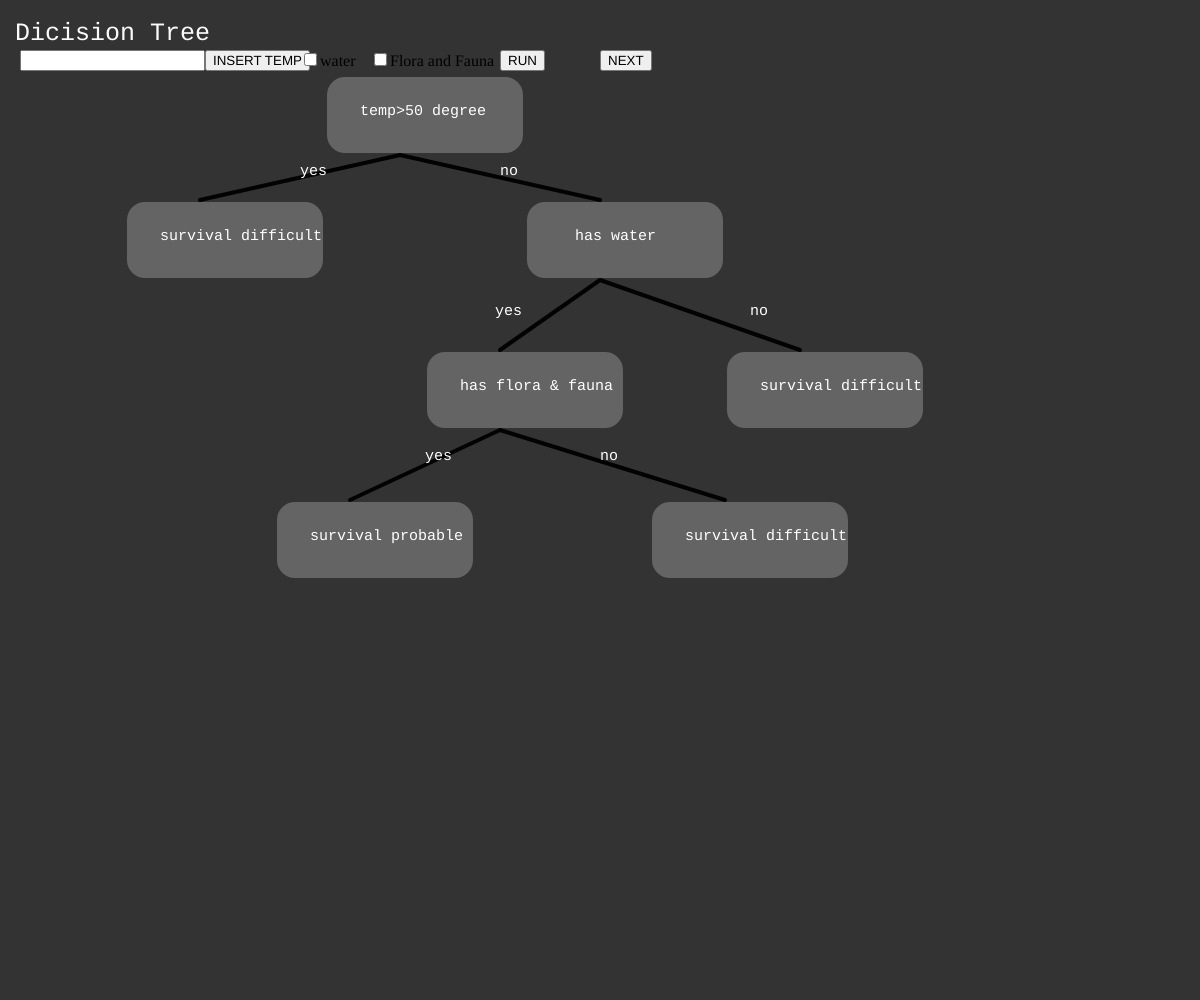
Frame 1 (no input)
Frame 60 (no input): identical to frame 1, image omitted
Frame 120 (the mouse pressed at the canvas centre since frame 60): identical to frame 1, image omitted

The p5.js sketch that drew this single still picture (run headless with seeded random() and noise() and a simulated clock; from frame 60 on, the mouse is pressed at the canvas centre):

// p5.js sketch
// ── sketch.js
var input1,input2,button1,button2,button3,button4;
var isWater=false;
var temp=false;
var isFF=false;
var checkbox1,checkbox2;
var run;
var isRun=false;
var next;
var array = [255,100];
var i=0;
var state=[0,0,0,0,0,0,0];
var counta=[1,3,4,6];
var countb=[1,3,5];
var countc=[1,3,4,7];
var countd=[1,2]
var count=0;
var index=0;
function setup() {
	createCanvas(windowWidth, windowHeight);
	background(51);

	fill(250);
	textFont('monospace');
	textSize(25);
	noStroke();
	text("Dicision Tree", 15, 40);
	fill(100);
	textSize(15);
	
	var x=20;
	var y=50;
	input1 = createInput();
	input1.position(20, y);

	button1 = createButton('INSERT TEMP');
	button1.position((input1.x + input1.width), y);
	button1.mousePressed(funInput1);
	
	//input2 = createInput();
	//input2.position(300,y);

	//button2 = createButton('INSERT');
	//button2.position((input2.x + input2.width), y);
	//button2.mousePressed(funInput2);
	
	checkbox1=createCheckbox('water',false);
	checkbox1.position(300,y);
	checkbox1.changed(funCheckBox1);
	
	checkbox2=createCheckbox('Flora and Fauna',false);
	checkbox2.position(370,y);
	checkbox2.changed(funCheckBox2);
	
	
	button3=createButton('RUN');
	button3.position(500,y);
	button3.mousePressed(funRun);
	
	button4=createButton('NEXT');
	button4.position(600,y);
	button4.mousePressed(funNext);
}

function draw() {
	background(51);
	fill(250);
	textFont('monospace');
	textSize(25);
	text("Dicision Tree", 15, 40);
	fill(100);
	textSize(15);
	
	var x=windowWidth/2-200;
	var y=75;
	var x1=x,y1=y;
	if(state[1]==1 && count==1)
	{
		f1();
	}
	else
	{
		f2();
	}
	rect(x-75, y, 200,80, 20);
	fill(array[0]);
	noStroke();
	text('temp>50 degree', x-40, y+40);
	
	x=x/2
	y=200;
	var x2=x,y2=y;
	if(state[2]==1 && count==2)
	{
		f1();
	}
	else
	{
		f2();
	}
	fill(100);
	textSize(15);
	rect(x-75, y, 200,80, 20);
	noStroke();
	fill(array[0]);
	text('survival difficult', x-40, y+40);
	
	x=3*x;
	y=200
	var x3=x,y3=y;
	if(state[3]==1 && count==3)
	{
		f1();
	}
	else
	{
		f2();
	}
	fill(100);
	textSize(15);
	rect(x-75, y, 200,80, 20);
	noStroke();
	fill(array[0]);
	text('has water', x-25, y+40);
	
	x=windowWidth/2-100;
	y=350;
	var x4=x,y4=y;
	if(state[4]==1 && count==4)
	{
		f1();
	}
	else
	{
		f2();
	}
	fill(100);
	textSize(15);
	rect(x-75, y, 200,80, 20);
	noStroke();
	fill(array[0]);
	text('has flora & fauna', x-40, y+40);
	
	x=1.6*x;
	y=350;
	var x5=x,y5=y;
	if(state[5]==1 && count==5)
	{
		f1();
	}
	else
	{
		f2();
	}
	fill(100);
	textSize(15);
	rect(x-75, y, 200,80, 20);
	noStroke();
	fill(array[0]);
	text('survival difficult', x-40, y+40);
	
	x=windowWidth/2-250;
	y=500;
	var x6=x,y6=y;
	if(state[6]==1 && count==6)
	{
		f1();
	}
	else
	{
		f2();
	}
	fill(100);
	textSize(15);
	rect(x-75, y, 200,80, 20);
	noStroke();
	fill(array[0]);
	text('survival probable', x-40, y+40);
	
	x=windowWidth/2+125;
	y=500;
	var x7=x,y7=y;
	if(state[7]==1 && count==7)
	{
		f1();
	}
	else
	{
		f2();
	}
	fill(100);
	textSize(15);
	rect(x-75, y, 200,80, 20);
	noStroke();
	fill(array[0]);
	text('survival difficult', x-40, y+40);

	fill(100);
	stroke(2);
	line(x1,y1+80,x2,y2);
	line(x1,y1+80,x3,y3);
	line(x3,y3+80,x4,y4);
	line(x3,y3+80,x5,y5);
	line(x4,y4+80,x6,y6);
	line(x4,y4+80,x7,y7);
	fill(array[0]);
	noStroke();
	text('no',x1+x2/2,y1+y2/2);
	text('yes',x1-x2/2,y1+y2/2);
	text('yes',(x3+x4-110)/2,(y4+280)/2);
	text('no',(x3+x4+400)/2,(y4+280)/2);
	text('yes',(x4+x6)/2,(y6+420)/2);
	text('no',(x4+x6+350)/2,(y6+420)/2);
	//text('no',);
}

function funInput1()
{
	temp=input1.value();
	button1.attribute('disabled','');
}

function funInput2()
{
	
}

function funCheckBox1()
{
	if(this.checked())
	{
		isWater=true;
	}
	else
	{
		isWater=false;
	}
}

function funCheckBox2()
{
	if(this.checked())
	{
		isFF=true;
	}
	else
	{
		isFF=false;
	}
}

function funRun()
{
	funCheckBox1();
	funCheckBox2();
	print(isWater);
	print(isFF);
}

function f1()
{
	stroke(255, 204, 0);
	strokeWeight(4);
	//print("f1");
}
function f2()
{
	stroke(51);
	strokeWeight(4);
	//print(count,state[count]);
}
function funNext()
{
	/*if(count<7)
	{
	count=count+1;
	state[count]=1;
	print(count,state[count]);
	}
	if(count==3 && isWater)
	{
	count=count+1;
	state[count]=1;
	}
	if (count==4 && isFF)
	{
	count=count+1;
	state[count]=1;
	}
	if(count>7)
	{
	count=0
	}*/
	
	if(temp>50){
		count=countd[index];
		state[count]=1;
		index=index+1;
	}
	else if(!isWater && !isFF){
		count=countb[index];
		state[count]=1;
		index=index+1;
	}	
	else if(isWater && !isFF){
		count=countc[index];
		state[count]=1;
		index=index+1;
	}
	else if(isWater && isFF){
		count=counta[index];
		state[count]=1;
		index=index+1;
	}
	else if(!isWater){
		count=countb[index];
		state[count]=1;
		index=index+1;
	}
}
